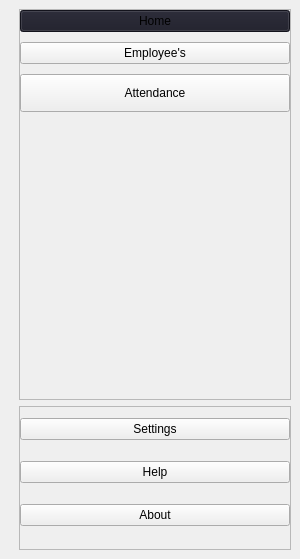
            <widget class="QCustomSlideMenu" name="leftMenu" native="true">
             <property name="minimumSize">
              <size>
               <width>0</width>
               <height>535</height>
              </size>
             </property>
             <property name="maximumSize">
              <size>
               <width>0</width>
               <height>16777215</height>
              </size>
             </property>
             <layout class="QVBoxLayout" name="verticalLayout_2">
              <property name="spacing">
               <number>0</number>
              </property>
              <property name="leftMargin">
               <number>10</number>
              </property>
              <property name="topMargin">
               <number>0</number>
              </property>
              <property name="rightMargin">
               <number>0</number>
              </property>
              <property name="bottomMargin">
               <number>0</number>
              </property>
              <item>
               <widget class="QWidget" name="widget_4" native="true">
                <property name="minimumSize">
                 <size>
                  <width>290</width>
                  <height>535</height>
                 </size>
                </property>
                <layout class="QVBoxLayout" name="verticalLayout_16">
                 <item>
                  <widget class="QFrame" name="frame_3">
                   <property name="minimumSize">
                    <size>
                     <width>0</width>
                     <height>391</height>
                    </size>
                   </property>
                   <property name="frameShape">
                    <enum>QFrame::StyledPanel</enum>
                   </property>
                   <property name="frameShadow">
                    <enum>QFrame::Raised</enum>
                   </property>
                   <layout class="QVBoxLayout" name="verticalLayout_3">
                    <property name="spacing">
                     <number>10</number>
                    </property>
                    <property name="leftMargin">
                     <number>0</number>
                    </property>
                    <property name="topMargin">
                     <number>0</number>
                    </property>
                    <property name="rightMargin">
                     <number>0</number>
                    </property>
                    <property name="bottomMargin">
                     <number>0</number>
                    </property>
                    <item>
                     <widget class="QPushButton" name="homeBtn">
                      <property name="cursor">
                       <cursorShape>PointingHandCursor</cursorShape>
                      </property>
                      <property name="styleSheet">
                       <string notr="true">background-color: #1b1b27;</string>
                      </property>
                      <property name="text">
                       <string>Home</string>
                      </property>
                      <property name="icon">
                       <iconset resource="QSS/QSS_Resources.qrc">
                        <normaloff>:/icons/Icons/home_disabled.png</normaloff>:/icons/Icons/home_disabled.png</iconset>
                      </property>
                      <property name="iconSize">
                       <size>
                        <width>32</width>
                        <height>32</height>
                       </size>
                      </property>
                     </widget>
                    </item>
                    <item>
                     <widget class="QPushButton" name="employeeBtn">
                      <property name="cursor">
                       <cursorShape>PointingHandCursor</cursorShape>
                      </property>
                      <property name="text">
                       <string>Employee's</string>
                      </property>
                      <property name="icon">
                       <iconset resource="QSS/QSS_Resources.qrc">
                        <normaloff>:/icons/Icons/users_disabled.png</normaloff>:/icons/Icons/users_disabled.png</iconset>
                      </property>
                      <property name="iconSize">
                       <size>
                        <width>32</width>
                        <height>32</height>
                       </size>
                      </property>
                     </widget>
                    </item>
                    <item>
                     <widget class="QPushButton" name="attendanceBtn">
                      <property name="minimumSize">
                       <size>
                        <width>0</width>
                        <height>38</height>
                       </size>
                      </property>
                      <property name="cursor">
                       <cursorShape>PointingHandCursor</cursorShape>
                      </property>
                      <property name="text">
                       <string>Attendance</string>
                      </property>
                      <property name="icon">
                       <iconset resource="QSS/QSS_Resources.qrc">
                        <normaloff>:/icons/Icons/list_disabled.png</normaloff>:/icons/Icons/list_disabled.png</iconset>
                      </property>
                      <property name="iconSize">
                       <size>
                        <width>32</width>
                        <height>32</height>
                       </size>
                      </property>
                     </widget>
                    </item>
                    <item>
                     <spacer name="verticalSpacer">
                      <property name="orientation">
                       <enum>Qt::Vertical</enum>
                      </property>
                      <property name="sizeHint" stdset="0">
                       <size>
                        <width>20</width>
                        <height>40</height>
                       </size>
                      </property>
                     </spacer>
                    </item>
                   </layout>
                  </widget>
                 </item>
                 <item>
                  <widget class="QFrame" name="frame_4">
                   <property name="minimumSize">
                    <size>
                     <width>0</width>
                     <height>144</height>
                    </size>
                   </property>
                   <property name="frameShape">
                    <enum>QFrame::StyledPanel</enum>
                   </property>
                   <property name="frameShadow">
                    <enum>QFrame::Raised</enum>
                   </property>
                   <layout class="QVBoxLayout" name="verticalLayout_4">
                    <property name="spacing">
                     <number>10</number>
                    </property>
                    <property name="leftMargin">
                     <number>0</number>
                    </property>
                    <property name="topMargin">
                     <number>0</number>
                    </property>
                    <property name="rightMargin">
                     <number>0</number>
                    </property>
                    <property name="bottomMargin">
                     <number>10</number>
                    </property>
                    <item>
                     <widget class="QPushButton" name="settingsBtn">
                      <property name="cursor">
                       <cursorShape>PointingHandCursor</cursorShape>
                      </property>
                      <property name="text">
                       <string>Settings</string>
                      </property>
                      <property name="icon">
                       <iconset resource="QSS/QSS_Resources.qrc">
                        <normaloff>:/icons/Icons/settings_disabled.png</normaloff>:/icons/Icons/settings_disabled.png</iconset>
                      </property>
                      <property name="iconSize">
                       <size>
                        <width>32</width>
                        <height>32</height>
                       </size>
                      </property>
                     </widget>
                    </item>
                    <item>
                     <widget class="QPushButton" name="helpBtn">
                      <property name="cursor">
                       <cursorShape>PointingHandCursor</cursorShape>
                      </property>
                      <property name="text">
                       <string>Help</string>
                      </property>
                      <property name="icon">
                       <iconset resource="QSS/QSS_Resources.qrc">
                        <normaloff>:/icons/Icons/help-circle_disabled.png</normaloff>:/icons/Icons/help-circle_disabled.png</iconset>
                      </property>
                      <property name="iconSize">
                       <size>
                        <width>32</width>
                        <height>32</height>
                       </size>
                      </property>
                     </widget>
                    </item>
                    <item>
                     <widget class="QPushButton" name="aboutBtn">
                      <property name="cursor">
                       <cursorShape>PointingHandCursor</cursorShape>
                      </property>
                      <property name="text">
                       <string>About</string>
                      </property>
                      <property name="icon">
                       <iconset resource="QSS/QSS_Resources.qrc">
                        <normaloff>:/icons/Icons/info_disabled.png</normaloff>:/icons/Icons/info_disabled.png</iconset>
                      </property>
                      <property name="iconSize">
                       <size>
                        <width>32</width>
                        <height>32</height>
                       </size>
                      </property>
                     </widget>
                    </item>
                   </layout>
                  </widget>
                 </item>
                </layout>
                <zorder>frame_4</zorder>
                <zorder>frame_3</zorder>
               </widget>
              </item>
             </layout>
            </widget>
